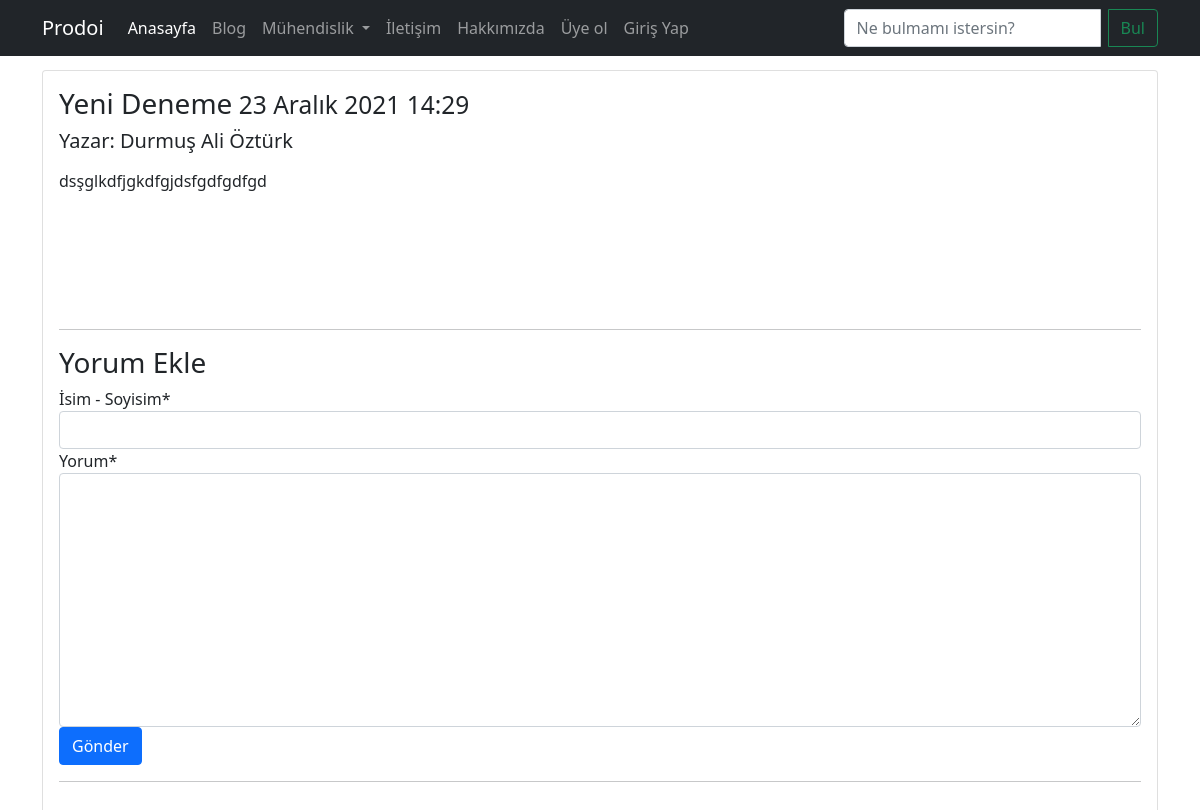
The page /post/yeni-deneme on the database its author committed.
### post/models.py (models this page shows, shortened)
class Post(models.Model):
    user = models.ForeignKey('auth.User', verbose_name = "Yazar", on_delete=models.CASCADE)
    title = models.CharField(max_length = 120, verbose_name = "Başlık")
    content = RichTextField(verbose_name = "İçerik")
    publishing_date = models.DateTimeField(verbose_name = "Yayınlanma Tarihi", auto_now_add=True)
    image = models.ImageField(null=True, blank=True)
    slug = models.SlugField(unique=True, editable=False, max_length=130)
    def get_absolute_url(self):
        return reverse("post:detail",kwargs={"slug":self.slug})
    class Meta:
        ordering =["-publishing_date"]

### post/views.py (the view)
# urls.py: path("<slug:slug>", post_detail, name = "detail"),
def post_detail(request, slug):
    post = get_object_or_404(Post, slug = slug)
    form = CommentForm(request.POST or None)
    if form.is_valid():
        comment = form.save(commit=False)
        comment.post = post
        comment.save()
        return HttpResponseRedirect(post.get_absolute_url())
    context = {"post":post, "form":form,}
    return render(request, "post/detail.html",context)

### post/forms.py
class CommentForm(forms.ModelForm):
    class Meta:
        model = Comment
        fields = ['name','content',]

### templates/post/detail.html (shortened to what this page needs)
{% extends "base.html" %}
{% block body %}
<div class="container">
<div class="card">
  <div class="card-body">
    <h3 class="card-title">{{post.title}}<small>   {{post.publishing_date}}</small></h3>
    <h5>Yazar: {{ post.user.get_full_name }} </h5>
    <p class="card-text|">{{post.content|safe|linebreaks}}</p>
  </div>
  <div class="card-body">
    <br><br><br><hr>
    <h3>Yorum Ekle</h3>
    {% include 'post/comment.html' %}
    <hr>
  </div>
</div>
</div>
{% endblock %}

### static/css/style.css (style rules this page uses)
body { padding-top: 70px; }

### rows shown on the page
Post: title "Yeni Deneme", publishing_date "23 Aralık 2021 14:29", user.get_full_name "Durmuş Ali Öztürk", content "dsşglkdfjgkdfgjdsfgdfgdfgd"
